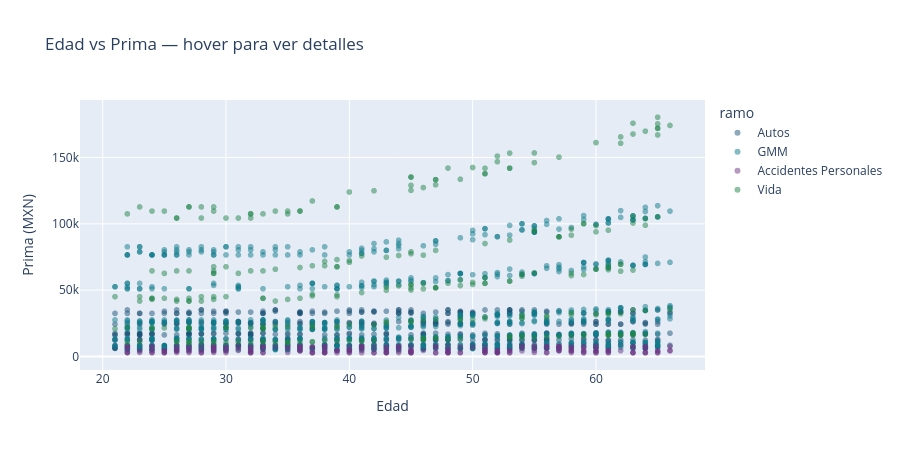

The notebook cell saved with this chart:
### Code cell
# 2. Scatter interactivo — hover muestra info de cada punto
muestra = df.sample(2000, random_state=42)
fig = px.scatter(
    muestra,
    x='edad', y='prima_total',
    color='ramo',
    color_discrete_map=COLORES,
    opacity=0.5,
    hover_data=['nombre_agente', 'estado', 'nivel_riesgo'],
    title='Edad vs Prima — hover para ver detalles',
    labels={'edad':'Edad','prima_total':'Prima (MXN)'},
)
fig.update_layout(height=450)
fig.show()
# Haz clic en 'GMM' en la leyenda para ocultarlo y ver los demas mas claros

### Figure 1 — Plotly figure (JSON) as saved in the notebook; plotly's stock layout.template omitted (floating-point values rounded to 4 significant figures; data arrays with more than 128 entries replaced by an {"elided": "..."} marker saying what was removed)
{"data": [{"customdata": {"elided": "616x3 str values"}, "hovertemplate": "ramo=Autos<br>Edad=%{x}<br>Prima (MXN)=%{y}<br>nombre_agente=%{customdata[0]}<br>estado=%{customdata[1]}<br>nivel_riesgo=%{customdata[2]}<extra></extra>", "legendgroup": "Autos", "marker": {"color": "#1A5276", "opacity": 0.5, "symbol": "circle"}, "mode": "markers", "name": "Autos", "showlegend": true, "type": "scattergl", "x": {"elided": "616 int values"}, "xaxis": "x", "y": {"elided": "616 float values"}, "yaxis": "y"}, {"customdata": {"elided": "876x3 str values"}, "hovertemplate": "ramo=GMM<br>Edad=%{x}<br>Prima (MXN)=%{y}<br>nombre_agente=%{customdata[0]}<br>estado=%{customdata[1]}<br>nivel_riesgo=%{customdata[2]}<extra></extra>", "legendgroup": "GMM", "marker": {"color": "#0D7A8A", "opacity": 0.5, "symbol": "circle"}, "mode": "markers", "name": "GMM", "showlegend": true, "type": "scattergl", "x": {"elided": "876 int values"}, "xaxis": "x", "y": {"elided": "876 float values"}, "yaxis": "y"}, {"customdata": {"elided": "222x3 str values"}, "hovertemplate": "ramo=Accidentes Personales<br>Edad=%{x}<br>Prima (MXN)=%{y}<br>nombre_agente=%{customdata[0]}<br>estado=%{customdata[1]}<br>nivel_riesgo=%{customdata[2]}<extra></extra>", "legendgroup": "Accidentes Personales", "marker": {"color": "#6C3483", "opacity": 0.5, "symbol": "circle"}, "mode": "markers", "name": "Accidentes Personales", "showlegend": true, "type": "scattergl", "x": {"elided": "222 int values"}, "xaxis": "x", "y": {"elided": "222 float values"}, "yaxis": "y"}, {"customdata": {"elided": "286x3 str values"}, "hovertemplate": "ramo=Vida<br>Edad=%{x}<br>Prima (MXN)=%{y}<br>nombre_agente=%{customdata[0]}<br>estado=%{customdata[1]}<br>nivel_riesgo=%{customdata[2]}<extra></extra>", "legendgroup": "Vida", "marker": {"color": "#1E8449", "opacity": 0.5, "symbol": "circle"}, "mode": "markers", "name": "Vida", "showlegend": true, "type": "scattergl", "x": {"elided": "286 int values"}, "xaxis": "x", "y": {"elided": "286 float values"}, "yaxis": "y"}], "layout": {"height": 450, "legend": {"title": {"text": "ramo"}, "tracegroupgap": 0}, "title": {"text": "Edad vs Prima — hover para ver detalles"}, "xaxis": {"anchor": "y", "domain": [0, 1], "title": {"text": "Edad"}}, "yaxis": {"anchor": "x", "domain": [0, 1], "title": {"text": "Prima (MXN)"}}}}
